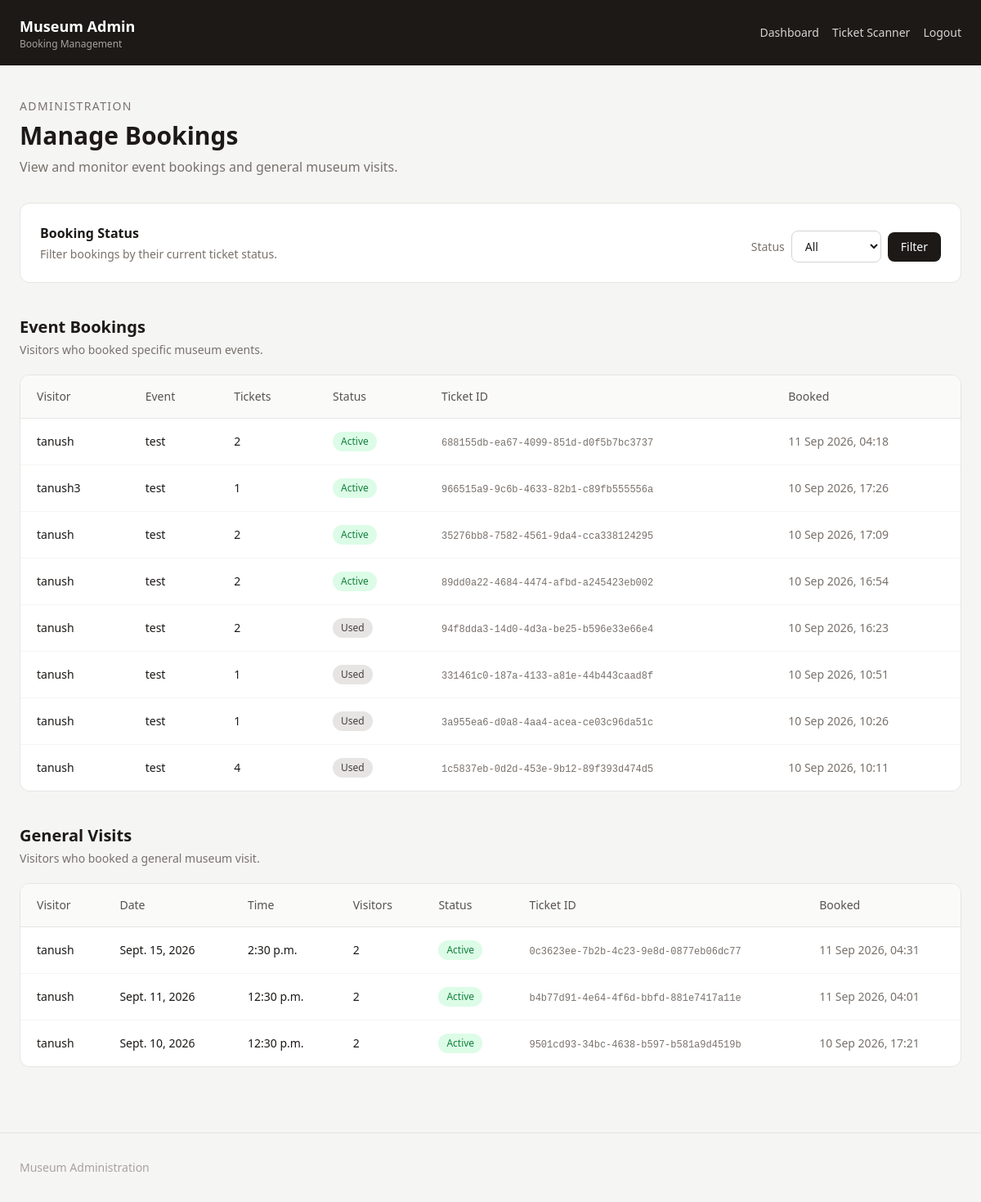
/admin-dashboard/bookings/ (signed in), run on an earlier commit of the app's database.
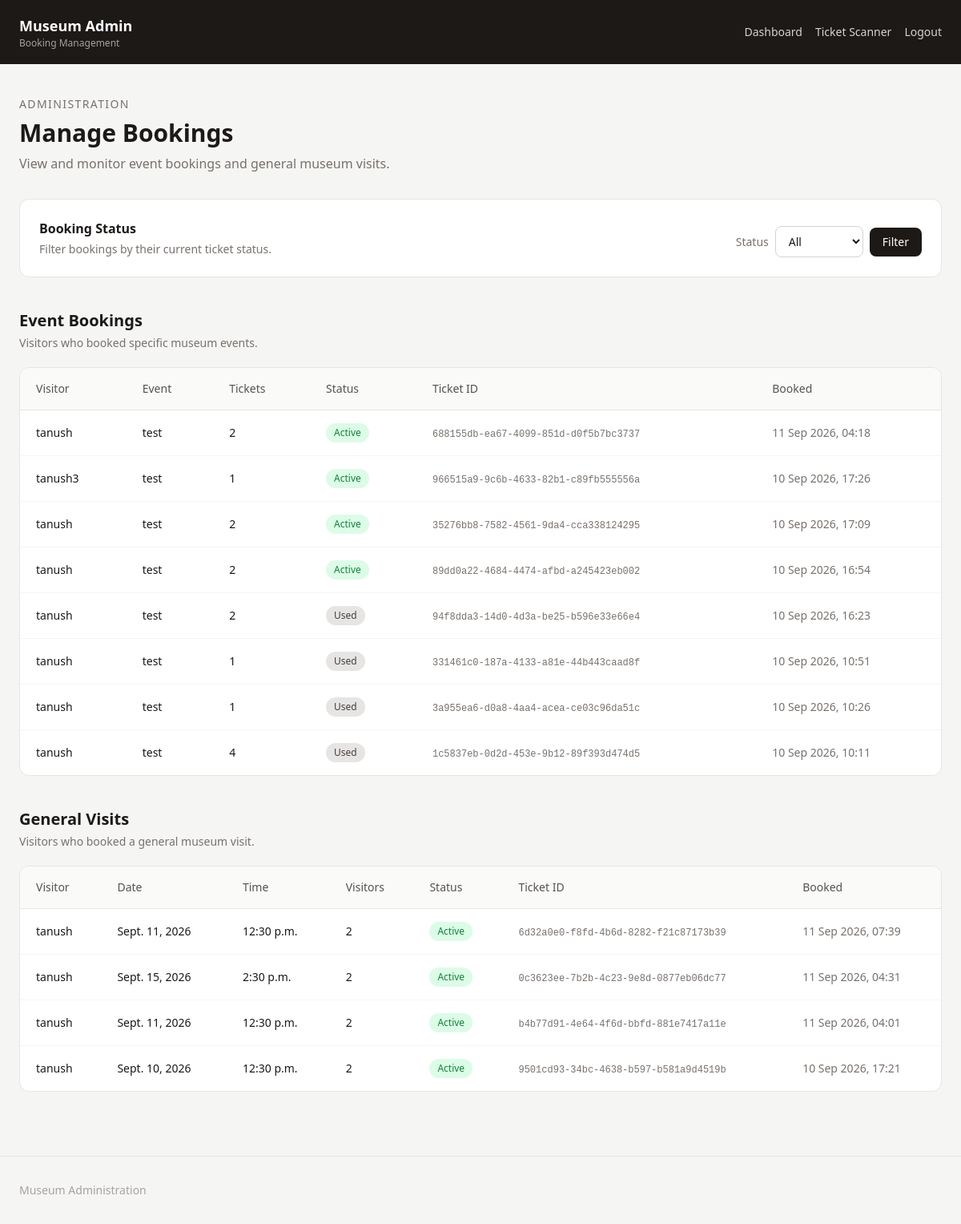
And on a later commit of the database.
### homepage/models.py (models this page shows, shortened)
class Booking(models.Model):
    STATUS_CHOICES = [
        ("active", "Active"),
        ("cancelled", "Cancelled"),
        ("used", "Used"),
    ]
    event = models.ForeignKey(
        Event,
        on_delete=models.CASCADE,
        related_name="bookings"
    )
    user = models.ForeignKey(
        settings.AUTH_USER_MODEL,
        on_delete=models.CASCADE,
        related_name="bookings"
    )
    ticket_id = models.UUIDField(
        default=uuid.uuid4,
        unique=True,
        editable=False
    )
    number_of_tickets = models.PositiveIntegerField(default=1)
    status = models.CharField(
        max_length=20,
        choices=STATUS_CHOICES,
        default="active"
    )
    booked_at = models.DateTimeField(auto_now_add=True)

class Event(models.Model):
    EVENT_TYPE_CHOICES = [
        ("Tour", "Tour"),
        ("Workshop", "Workshop"),
        ("Talk", "Talk"),
        ("Lecture", "Lecture"),
        ("Family", "Family"),
        ("Other", "Other"),
    ]
    title = models.CharField(max_length=200)
    event_type = models.CharField(
        max_length=50,
        choices=EVENT_TYPE_CHOICES,
        default="Other"
    )
    description = models.TextField()
    image = models.URLField(blank=True)
    date = models.DateField()
    time = models.TimeField()
    location = models.CharField(max_length=200)
    capacity = models.PositiveIntegerField(
        null=True,
        blank=True
    )
    is_active = models.BooleanField(default=True)
    created_at = models.DateTimeField(auto_now_add=True)
    updated_at = models.DateTimeField(auto_now=True)
    class Meta:
        ordering = ["date", "time"]

class Visit(models.Model):
    STATUS_CHOICES = [
        ("active", "Active"),
        ("cancelled", "Cancelled"),
        ("used", "Used"),
    ]
    user = models.ForeignKey(
        settings.AUTH_USER_MODEL,
        on_delete=models.CASCADE,
        related_name="visits"
    )
    ticket_id = models.UUIDField(
        default=uuid.uuid4,
        unique=True,
        editable=False
    )
    date = models.DateField()
    time = models.TimeField()
    number_of_visitors = models.PositiveIntegerField(default=1)
    status = models.CharField(
        max_length=20,
        choices=STATUS_CHOICES,
        default="active"
    )
    booked_at = models.DateTimeField(auto_now_add=True)
    class Meta:
        ordering = ["-booked_at"]

### accounts/models.py (models this page shows)
class User(AbstractUser):
    pass

### homepage/views.py (the view)
@login_required
@user_passes_test(is_staff)
def manage_bookings(request):
    status = request.GET.get("status", "all")
    event_bookings = Booking.objects.select_related(
        "user",
        "event"
    ).order_by("-booked_at")
    visits = Visit.objects.select_related(
        "user"
    ).order_by("-booked_at")
    if status in ["active", "cancelled", "used"]:
        event_bookings = event_bookings.filter(status=status)
        visits = visits.filter(status=status)
    return render(
        request,
        "manage_bookings.html",
        {
            "event_bookings": event_bookings,
            "visits": visits,
            "current_status": status,
        }
    )

### homepage/views.py (called while the page is built)
def is_staff(user):
    return user.is_authenticated and user.is_staff

### homepage/templates/manage_bookings.html (shortened to what the changed rows need)
<!DOCTYPE html>
<html lang="en">
<head>
    <script src="https://cdn.tailwindcss.com"></script>
</head>
<body class="bg-stone-100 text-stone-900">
<header class="bg-stone-900 text-white">
    <div class="max-w-7xl mx-auto px-4 sm:px-6">
        <div class="min-h-20 py-4 flex items-center justify-between gap-4">
            <div class="min-w-0">
                <h1 class="font-semibold text-base sm:text-lg truncate">
                    Museum Admin
                </h1>
            </div>
        </div>
    </div>
</header>
<main class="max-w-7xl mx-auto px-4 sm:px-6 py-8 sm:py-10">
    <div class="mb-8">
        <h2 class="text-3xl font-semibold mt-2">
            Manage Bookings
        </h2>
    </div>
    <section class="mb-10">
        <div class="bg-white border border-stone-200
                    rounded-xl overflow-hidden">
            {% if event_bookings %}
                <div class="hidden md:block overflow-x-auto">
                    <table class="w-full text-sm">
                        <thead class="bg-stone-50 border-b border-stone-200">
                            <tr>
                                <th class="text-left px-5 py-4 font-medium text-stone-600">
                                    Visitor
                                </th>
                                <th class="text-left px-5 py-4 font-medium text-stone-600">
                                    Event
                                </th>
                                <th class="text-left px-5 py-4 font-medium text-stone-600">
                                    Tickets
                                </th>
                                <th class="text-left px-5 py-4 font-medium text-stone-600">
                                    Status
                                </th>
                                <th class="text-left px-5 py-4 font-medium text-stone-600">
                                    Ticket ID
                                </th>
                                <th class="text-left px-5 py-4 font-medium text-stone-600">
                                    Booked
                                </th>
                            </tr>
                        </thead>
                        <tbody>
                            {% for booking in event_bookings %}
                                <tr class="border-b border-stone-100
                                           last:border-b-0
                                           hover:bg-stone-50">
                                    <td class="px-5 py-4">
                                        {{ booking.user }}
                                    </td>
                                    <td class="px-5 py-4 font-medium">
                                        {{ booking.event.title }}
                                    </td>
                                    <td class="px-5 py-4">
                                        {{ booking.number_of_tickets }}
                                    </td>
                                    <td class="px-5 py-4">
                                        {% if booking.status == "active" %}
                                            <span class="inline-flex
                                                         px-2.5 py-1
                                                         rounded-full
                                                         text-xs font-medium
                                                         bg-green-100
                                                         text-green-700">
                                                Active
                                            </span>
                                        {% else %}
                                            <span class="inline-flex
                                                         px-2.5 py-1
                                                         rounded-full
                                                         text-xs font-medium
                                                         bg-stone-200
                                                         text-stone-700">
                                                Used
                                            </span>
                                        {% endif %}
                                    </td>
                                    <td class="px-5 py-4">
                                        <span class="font-mono text-xs
                                                     text-stone-500
                                                     break-all">
                                            {{ booking.ticket_id }}
                                        </span>
                                    </td>
                                    <td class="px-5 py-4 text-stone-500">
                                        {{ booking.booked_at|date:"d M Y, H:i" }}
                                    </td>
                                </tr>
                            {% endfor %}
                        </tbody>
                    </table>
                </div>
            {% endif %}
        </div>
    </section>
    <section>
        <div class="bg-white border border-stone-200
                    rounded-xl overflow-hidden">
            {% if visits %}
                <div class="hidden md:block overflow-x-auto">
                    <table class="w-full text-sm">
                        <thead class="bg-stone-50 border-b border-stone-200">
                            <tr>
                                <th class="text-left px-5 py-4 font-medium text-stone-600">
                                    Visitor
                                </th>
                                <th class="text-left px-5 py-4 font-medium text-stone-600">
                                    Date
                                </th>
                                <th class="text-left px-5 py-4 font-medium text-stone-600">
                                    Time
                                </th>
                                <th class="text-left px-5 py-4 font-medium text-stone-600">
                                    Visitors
                                </th>
                                <th class="text-left px-5 py-4 font-medium text-stone-600">
                                    Status
                                </th>
                                <th class="text-left px-5 py-4 font-medium text-stone-600">
                                    Ticket ID
                                </th>
                                <th class="text-left px-5 py-4 font-medium text-stone-600">
                                    Booked
                                </th>
                            </tr>
                        </thead>
                        <tbody>
                            {% for visit in visits %}
                                <tr class="border-b border-stone-100
                                           last:border-b-0
                                           hover:bg-stone-50">
                                    <td class="px-5 py-4">
                                        {{ visit.user }}
                                    </td>
                                    <td class="px-5 py-4">
                                        {{ visit.date }}
                                    </td>
                                    <td class="px-5 py-4">
                                        {{ visit.time }}
                                    </td>
                                    <td class="px-5 py-4">
                                        {{ visit.number_of_visitors }}
                                    </td>
                                    <td class="px-5 py-4">
                                        {% if visit.status == "active" %}
                                            <span class="inline-flex
                                                         px-2.5 py-1
                                                         rounded-full
                                                         text-xs font-medium
                                                         bg-green-100
                                                         text-green-700">
                                                Active
                                            </span>
                                        {% endif %}
                                    </td>
                                    <td class="px-5 py-4">
                                        <span class="font-mono text-xs
                                                     text-stone-500
                                                     break-all">
                                            {{ visit.ticket_id }}
                                        </span>
                                    </td>
                                    <td class="px-5 py-4 text-stone-500">
                                        {{ visit.booked_at|date:"d M Y, H:i" }}
                                    </td>
                                </tr>
                            {% endfor %}
                        </tbody>
                    </table>
                </div>
            {% endif %}
        </div>
    </section>
</main>
</body>
</html>

What changed in the data, as far as the page shows it:
added Visit: user "tanush", date "Sept. 11, 2026", time "12:30 p.m.", number_of_visitors "2", status "Active", ticket_id "6d32a0e0-f8fd-4b6d-8282-f21c87173b39", booked_at "11 Sep 2026, 07:39"
